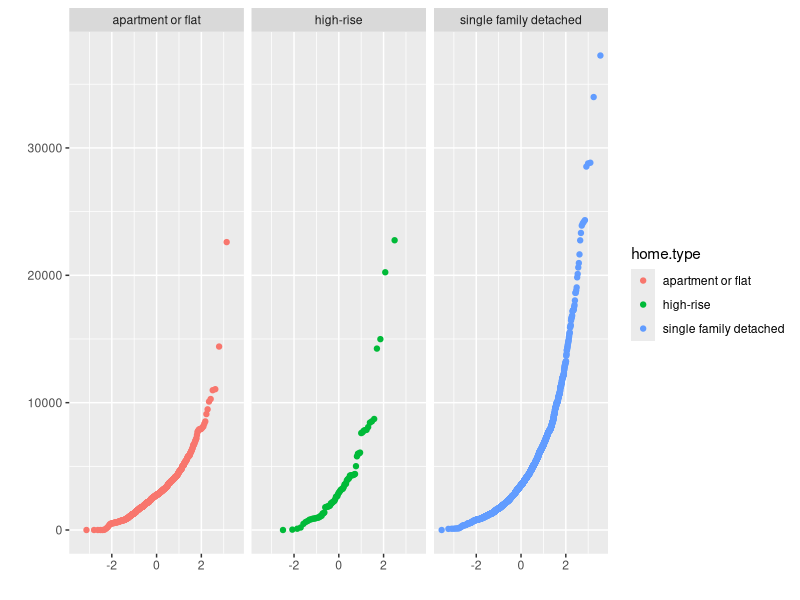
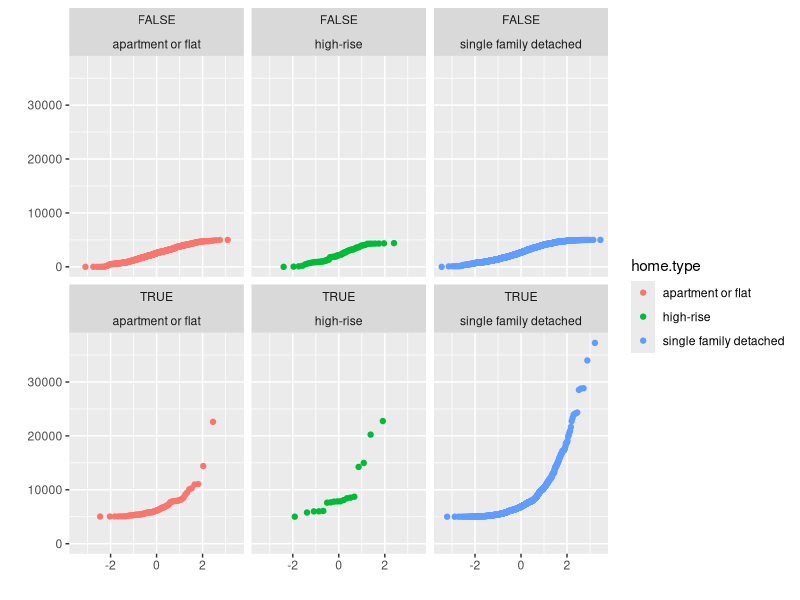

These charts were generated, in order, by the following R code:
## ---- chunk 1
library(plyr)
library(ggplot2)
library(reshape2)
expenditures = read.csv(file = 'dataset_hw4.csv', header = TRUE)
## ---- chunk 2
# fill in

# Subset for home categories
apartments.and.homes = subset(expenditures, home.type == "apartment or flat" | home.type == "high-rise" | home.type == "single family detached")


qplot(sample = housing, data = apartments.and.homes, color=home.type) + facet_wrap(~ home.type)

## ---- chunk 3
# fill in

qplot(sample = housing, data = apartments.and.homes, color=home.type) + 
  facet_wrap(~ (housing > 5000) + home.type)


## ---- chunk 4
# fill in
## ---- chunk 5

# fill in
## ---- chunk 6
# fill in
